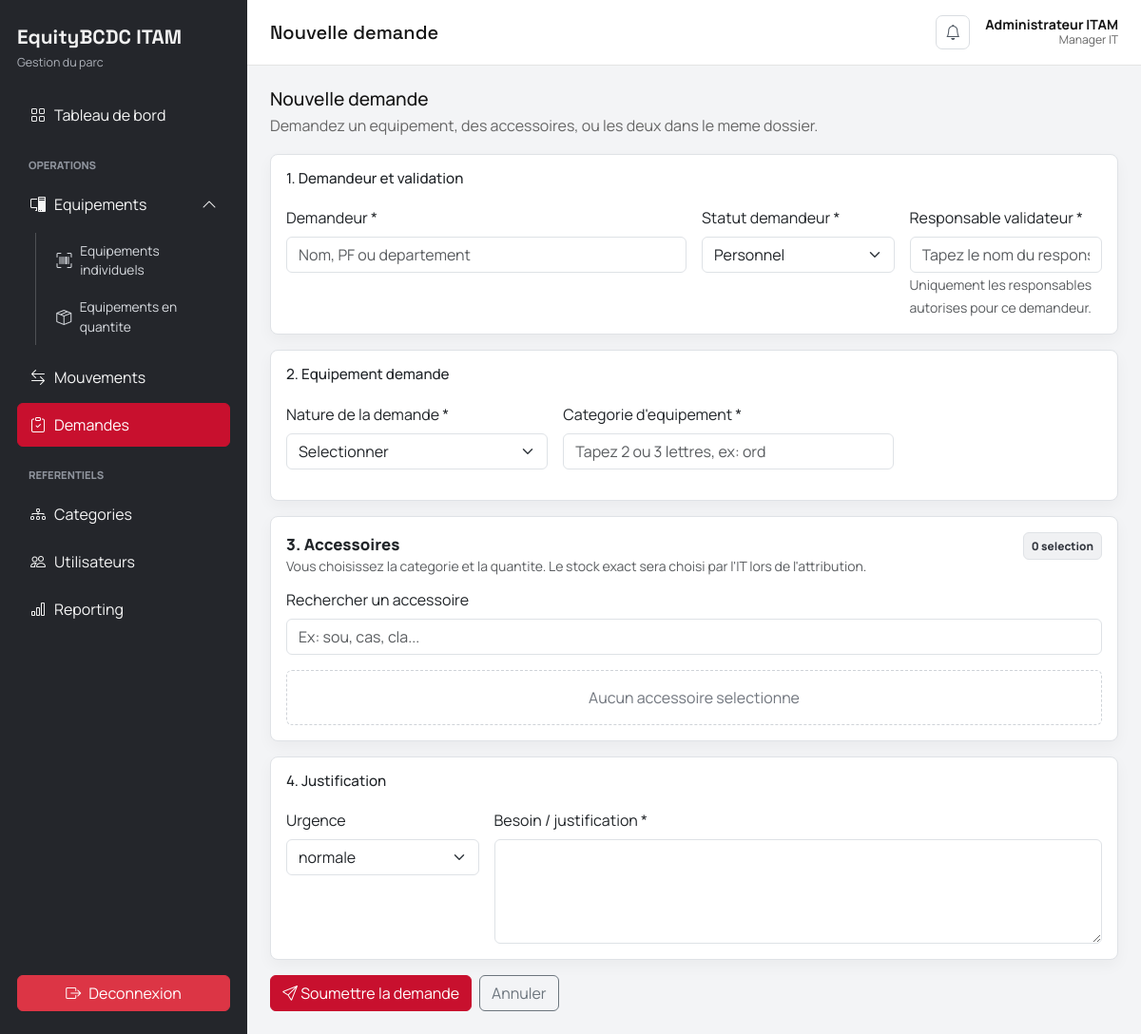
Screenshot of /public/demandes/create (signed in) with the database file from the repository.
### tables this page shows
CREATE TABLE utilisateurs (
    id INT UNSIGNED AUTO_INCREMENT PRIMARY KEY,
    nom_complet VARCHAR(150) NOT NULL,
    username VARCHAR(100) NOT NULL UNIQUE,
    email VARCHAR(150) NULL,
    mot_de_passe VARCHAR(255) NOT NULL,
    matricule VARCHAR(50) NULL UNIQUE,
    telephone VARCHAR(40) NULL,
    direction VARCHAR(120) NULL,
    departement VARCHAR(120) NULL,
    service VARCHAR(120) NULL,
    agence VARCHAR(120) NULL,
    role_systeme_id INT UNSIGNED NOT NULL,
    fonction_metier_id INT UNSIGNED NOT NULL,
    actif TINYINT(1) NOT NULL DEFAULT 1,
    doit_changer_mot_de_passe TINYINT(1) NOT NULL DEFAULT 1,
    mot_de_passe_genere_at TIMESTAMP NULL,
    mot_de_passe_change_at TIMESTAMP NULL,
    dernier_login TIMESTAMP NULL,
    created_at TIMESTAMP NOT NULL DEFAULT CURRENT_TIMESTAMP,
    updated_at TIMESTAMP NULL DEFAULT NULL ON UPDATE CURRENT_TIMESTAMP,
    CONSTRAINT fk_utilisateurs_role_systeme FOREIGN KEY (role_systeme_id) REFERENCES roles_systeme(id),
    CONSTRAINT fk_utilisateurs_fonction_metier FOREIGN KEY (fonction_metier_id) REFERENCES fonctions_metier(id),
    INDEX idx_utilisateurs_nom (nom_complet),
    INDEX idx_utilisateurs_matricule (matricule),
    INDEX idx_utilisateurs_direction (direction),
    INDEX idx_utilisateurs_departement (departement),
    INDEX idx_utilisateurs_service (service),
    INDEX idx_utilisateurs_agence (agence),
    INDEX idx_utilisateurs_actif (actif)
);

CREATE TABLE fonctions_metier (
    id INT UNSIGNED AUTO_INCREMENT PRIMARY KEY,
    nom VARCHAR(100) NOT NULL UNIQUE,
    peut_valider TINYINT(1) NOT NULL DEFAULT 0,
    created_at TIMESTAMP NOT NULL DEFAULT CURRENT_TIMESTAMP
);

### config/Controller.php (called while the page is built, shortened)
<?php
abstract class Controller
{
    protected function view(string $view, array $data = []): void
    {
        extract($data);
        require __DIR__ . '/../views/layouts/app.php';
    }
}

### controllers/DemandeController.php (called while the page is built, shortened)
<?php
class DemandeController extends Controller
{
    private Utilisateur $utilisateurs;
    private Category $categories;
    private Stock $stocks;
    public function __construct()
    {
        $this->utilisateurs = new Utilisateur();
        $this->categories = new Category();
        $this->stocks = new Stock();
    }
    public function create(): void
    {
        $currentUserId = (int) (Auth::user()['id'] ?? 0);
        $users = !Auth::isItStaff()
            ? array_values(array_filter($this->utilisateurs->allAssignable(), static fn (array $user): bool => (int) $user['id'] === $currentUserId))
            : $this->utilisateurs->allAssignable();
        $categories = array_values(array_filter(
            $this->categories->all(),
            static fn (array $category): bool =>
                (string) ($category['mode_gestion'] ?? '') === 'unique'
                && (Auth::isItStaff() || !empty($category['visible_dans_demandes']))
        ));
        $validatorsByUser = [];
        foreach ($users as $user) {
            $validators = $this->utilisateurs->validatorsFor((int) $user['id']);
            $validatorsByUser[(string) $user['id']] = $validators;
        }
        $accessoryCatalog = array_map(
            static fn (array $item): array => [
                'categorie_id' => (int) $item['categorie_id'],
                'categorie_nom' => (string) $item['categorie_nom'],
                'label' => (string) $item['label'],
            ],
            $this->stocks->requestableCategories(Auth::isItStaff())
        );
        $this->view('demandes/create', [
            'title' => 'Nouvelle demande',
            'utilisateurs' => $users,
            'categories' => $categories,
            'validatorsByUser' => $validatorsByUser,
            'accessoryCatalog' => $accessoryCatalog,
        ]);
    }
}

### public/index.php (called while the page is built, shortened)
<?php
$router = new Router();
$requestUri = strtok($_SERVER['REQUEST_URI'] ?? '/', '?');
$baseUrl = rtrim((string) config('base_url'), '/');
$path = '/' . ltrim((string) $requestUri, '/');
if ($baseUrl !== '' && str_starts_with($path, $baseUrl)) {
    $path = substr($path, strlen($baseUrl));
    $path = $path === '' ? '/' : $path;
}
$router->dispatch(method_override(), $path);

### config/config.php (called while the page is built, shortened)
<?php
return [
    'app_name' => 'IT Asset Management',
    'base_url' => '/ITAM/public',
    'db' => [
        'host' => '127.0.0.1',
        'port' => '3306',
        'name' => 'itam_db',
        'user' => 'root',
        'pass' => '',
        'charset' => 'utf8mb4',
    ],
    'session' => [
        'name' => 'ITAMSESSID',
        'lifetime' => 7200,
    ],
];

### config/Database.php (called while the page is built, shortened)
<?php
class Database
{
    private static ?PDO $pdo = null;
    public static function connection(): PDO
    {
        if (self::$pdo !== null) {
            return self::$pdo;
        }
        $config = require __DIR__ . '/config.php';
        $db = $config['db'];
        $dsn = sprintf(
            'mysql:host=%s;port=%s;dbname=%s;charset=%s',
            $db['host'],
            $db['port'],
            $db['name'],
            $db['charset']
        );
        self::$pdo = new PDO($dsn, $db['user'], $db['pass'], [
            PDO::ATTR_ERRMODE => PDO::ERRMODE_EXCEPTION,
            PDO::ATTR_DEFAULT_FETCH_MODE => PDO::FETCH_ASSOC,
            PDO::ATTR_EMULATE_PREPARES => false,
        ]);
        return self::$pdo;
    }
}

### config/helpers.php (called while the page is built, shortened)
<?php
function config(string $key, mixed $default = null): mixed
{
    static $config = null;
    if ($config === null) {
        $config = require __DIR__ . '/config.php';
    }
    $segments = explode('.', $key);
    $value = $config;
    foreach ($segments as $segment) {
        $value = $value[$segment];
    }
    return $value;
}
function base_url(string $path = ''): string
{
    $base = rtrim((string) config('base_url', ''), '/');
    $path = ltrim($path, '/');
    return $path === '' ? $base : $base . '/' . $path;
}
function e(?string $value): string
{
    return htmlspecialchars((string) $value, ENT_QUOTES, 'UTF-8');
}

### config/Auth.php (called while the page is built, shortened)
<?php
class Auth
{
    public static function user(): ?array
    {
        return $_SESSION['user'] ?? null;
    }
    public static function role(): ?string
    {
        return $_SESSION['user']['role'] ?? null;
    }
    public static function isAdmin(): bool
    {
        return self::role() === 'Admin';
    }
    public static function isManagerIt(): bool
    {
        return strcasecmp((string) ($_SESSION['user']['fonction_metier'] ?? ''), 'Manager IT') === 0;
    }
    public static function isItStaff(): bool
    {
        return self::isAdmin() || self::isItAgent() || self::isManagerIt();
    }
}

### config/Model.php (called while the page is built, shortened)
<?php
abstract class Model
{
    public function __construct()
    {
        $this->db = Database::connection();
    }
}

### models/Utilisateur.php (called while the page is built, shortened)
<?php
class Utilisateur extends Model
{
    private string $selectWithAliases = "u.*,
        u.nom_complet AS nom,
        u.agence AS site,
        rs.nom AS role_systeme,
        rs.description AS role_description,
        fm.nom AS fonction_metier,
        fm.peut_valider";
    public function allAssignable(): array
    {
        $stmt = $this->db->prepare("SELECT id, nom_complet AS nom, matricule, direction, departement, service, agence AS site
                                    FROM utilisateurs
                                    WHERE actif = 1 AND COALESCE(matricule, '') <> 'STOCK_IT'
                                    ORDER BY nom_complet ASC");
        $stmt->execute();
        return $stmt->fetchAll();
    }
    public function find(int $id): ?array
    {
        $stmt = $this->db->prepare('SELECT ' . $this->selectWithAliases . '
            FROM utilisateurs u
            JOIN roles_systeme rs ON rs.id = u.role_systeme_id
            JOIN fonctions_metier fm ON fm.id = u.fonction_metier_id
            WHERE u.id = :id
            LIMIT 1');
        $stmt->execute(['id' => $id]);
        $row = $stmt->fetch();
        return $row ?: null;
    }
    public function validatorsFor(int $utilisateurId): array
    {
        $requester = $this->find($utilisateurId);
        $candidates = $this->eligibleValidatorCandidates($utilisateurId);
        return $candidates;
    }
    public function eligibleValidatorCandidates(int $utilisateurId): array
    {
        $requester = $this->find($utilisateurId);
        $stmt = $this->db->prepare("SELECT v.id, v.nom_complet, v.nom_complet AS nom, v.matricule,
                v.direction, v.departement, v.service, fm.nom AS fonction_metier
            FROM utilisateurs v
            JOIN roles_systeme rs ON rs.id = v.role_systeme_id
            JOIN fonctions_metier fm ON fm.id = v.fonction_metier_id
            WHERE v.actif = 1
              AND fm.peut_valider = 1
              AND rs.nom <> 'admin'
              AND (
                (COALESCE(:direction, '') <> '' AND v.direction = :direction_match)
                OR (COALESCE(:departement, '') <> '' AND v.departement = :departement_match)
                OR (COALESCE(:service, '') <> '' AND v.service = :service_match)
              )
              AND (v.id <> :requester_id OR fm.peut_valider = 1)
            ORDER BY (v.id = :sort_self) DESC, v.nom_complet");
        $stmt->execute([
            'direction' => (string) ($requester['direction'] ?? ''),
            'direction_match' => (string) ($requester['direction'] ?? ''),
            'departement' => (string) ($requester['departement'] ?? ''),
            'departement_match' => (string) ($requester['departement'] ?? ''),
            'service' => (string) ($requester['service'] ?? ''),
            'service_match' => (string) ($requester['service'] ?? ''),
            'requester_id' => $utilisateurId,
            'sort_self' => $utilisateurId,
        ]);
        return $stmt->fetchAll();
    }
}

### views/layouts/app.php (the view, shortened to what this page needs)
<?php
$user = Auth::user();
$title = $title ?? 'ITAM';
$cssPath = __DIR__ . '/../../assets/css/app.css';
$cssVersion = is_file($cssPath) ? (string) filemtime($cssPath) : '1';
$isItStaff = Auth::isItStaff();
$currentPath = trim((string) parse_url($_SERVER['REQUEST_URI'] ?? '', PHP_URL_PATH), '/');
$navClass = static function (string $path) use ($currentPath): string {
    return str_contains('/' . $currentPath . '/', '/' . trim($path, '/') . '/') ? ' active' : '';
};
?>
<!DOCTYPE html>
<html lang="fr">
<head>
    <link href="https://cdn.jsdelivr.net/npm/bootstrap@5.3.3/dist/css/bootstrap.min.css" rel="stylesheet">
    <link href="https://cdn.jsdelivr.net/npm/bootstrap-icons@1.11.3/font/bootstrap-icons.min.css" rel="stylesheet">
    <link rel="stylesheet" href="<?= e(base_url('../assets/css/app.css')) ?>?v=<?= e($cssVersion) ?>">
</head>
<body class="itam-body">
<div class="layout-shell">
    <aside class="sidebar">
        <div class="sidebar-brand">EquityBCDC ITAM</div>
        <div class="d-flex align-items-center justify-content-between mb-lg-0">
            <div class="sidebar-context"><?= $isItStaff ? 'Gestion du parc' : 'Espace collaborateur' ?></div>
        </div>
        <div class="collapse d-lg-flex flex-column flex-grow-1" id="sidebarMenu">
        <nav class="nav flex-column gap-1">
            <a class="nav-link d-flex align-items-center gap-2<?= $navClass('dashboard') ?>" href="<?= e(base_url('dashboard')) ?>"><i class="bi bi-grid"></i><span>Tableau de bord</span></a>
            <?php if ($isItStaff): ?>
                <div class="nav-section">Operations</div>
                <button class="nav-link nav-dropdown-toggle d-flex align-items-center gap-2 w-100<?= str_contains($currentPath, 'equipements') || str_contains($currentPath, 'stocks') ? ' active' : '' ?>" type="button" data-bs-toggle="collapse" data-bs-target="#equipmentMenu" aria-expanded="true">
                    <i class="bi bi-pc-display"></i><span>Equipements</span><i class="bi bi-chevron-down ms-auto"></i>
                </button>
                <div class="collapse show nav-submenu" id="equipmentMenu">
                    <a class="nav-link d-flex align-items-center gap-2<?= $navClass('equipements') ?>" href="<?= e(base_url('equipements')) ?>"><i class="bi bi-upc-scan"></i><span>Equipements individuels</span></a>
                    <a class="nav-link d-flex align-items-center gap-2<?= $navClass('stocks') ?>" href="<?= e(base_url('stocks')) ?>"><i class="bi bi-box-seam"></i><span>Equipements en quantite</span></a>
                </div>
                <a class="nav-link d-flex align-items-center gap-2<?= $navClass('mouvements') ?>" href="<?= e(base_url('mouvements')) ?>"><i class="bi bi-arrow-left-right"></i><span>Mouvements</span></a>
                <a class="nav-link d-flex align-items-center gap-2<?= $navClass('demandes') ?>" href="<?= e(base_url('demandes')) ?>"><i class="bi bi-clipboard-check"></i><span>Demandes</span></a>
                <div class="nav-section">Referentiels</div>
                <a class="nav-link d-flex align-items-center gap-2<?= $navClass('categories') ?>" href="<?= e(base_url('categories')) ?>"><i class="bi bi-diagram-3"></i><span>Categories</span></a>
                <a class="nav-link d-flex align-items-center gap-2<?= $navClass('utilisateurs') ?>" href="<?= e(base_url('utilisateurs')) ?>"><i class="bi bi-people"></i><span>Utilisateurs</span></a>
                <a class="nav-link d-flex align-items-center gap-2<?= $navClass('reporting') ?>" href="<?= e(base_url('reporting')) ?>"><i class="bi bi-bar-chart"></i><span>Reporting</span></a>
            <?php endif; ?>
        </nav>
        <?php if ($user): ?>
            <div class="sidebar-logout">
                <form method="POST" action="<?= e(base_url('logout')) ?>" class="m-0">
                    <button class="btn btn-danger w-100 d-flex align-items-center justify-content-center gap-2">
                        <i class="bi bi-box-arrow-right"></i>
                        <span>Deconnexion</span>
                    </button>
                </form>
            </div>
        <?php endif; ?>
        </div>
    </aside>
    <main class="main-area">
        <header class="topbar d-flex justify-content-between align-items-center">
            <div>
                <h1 class="topbar-title mb-0"><?= e($title) ?></h1>
            </div>
            <div class="d-flex align-items-center gap-3">
                <?php if ($user): ?>
                    <div class="dropdown notification-dropdown">
                        <button class="notification-bell" type="button" data-bs-toggle="dropdown" aria-expanded="false" aria-label="Ouvrir les notifications">
                            <i class="bi bi-bell"></i>
                        </button>
                    </div>
                <?php endif; ?>
                <div class="user-chip">
                    <strong><?= e($user['nom_complet'] ?? $user['username'] ?? 'Invite') ?></strong>
                    <span><?= e($user['fonction_metier'] ?? $user['role'] ?? 'N/A') ?></span>
                </div>
            </div>
        </header>
        <section class="content-wrap">
        </section>
    </main>
</div>
</body>
</html>

### config/Router.php (shortened to what this page needs)
<?php
class Router
{
    private array $routes = [];
    private function addRoute(string $method, string $uri, array $action): void
    {
        $uri = '/' . trim($uri, '/');
        $this->routes[$method][$uri] = $action;
    }
    public function dispatch(string $method, string $uri): void
    {
        $uri = '/' . trim($uri, '/');
        $routesForMethod = $this->routes[$method] ?? [];
        foreach ($routesForMethod as $route => $action) {
            $pattern = preg_replace('#\{([a-zA-Z_][a-zA-Z0-9_]*)\}#', '([^/]+)', $route);
            $pattern = '#^' . $pattern . '$#';
            if (preg_match($pattern, $uri, $matches)) {
                array_shift($matches);
                [$controller, $handler] = $action;
                $instance = new $controller();
                call_user_func_array([$instance, $handler], $matches);
                return;
            }
        }
    }
}

### rows the page displays
utilisateurs: nom_complet "Administrateur ITAM", fonction_metier.nom "Manager IT"

### other values shown
form field demandeur_statut "Personnel"
form field urgence "normale"
